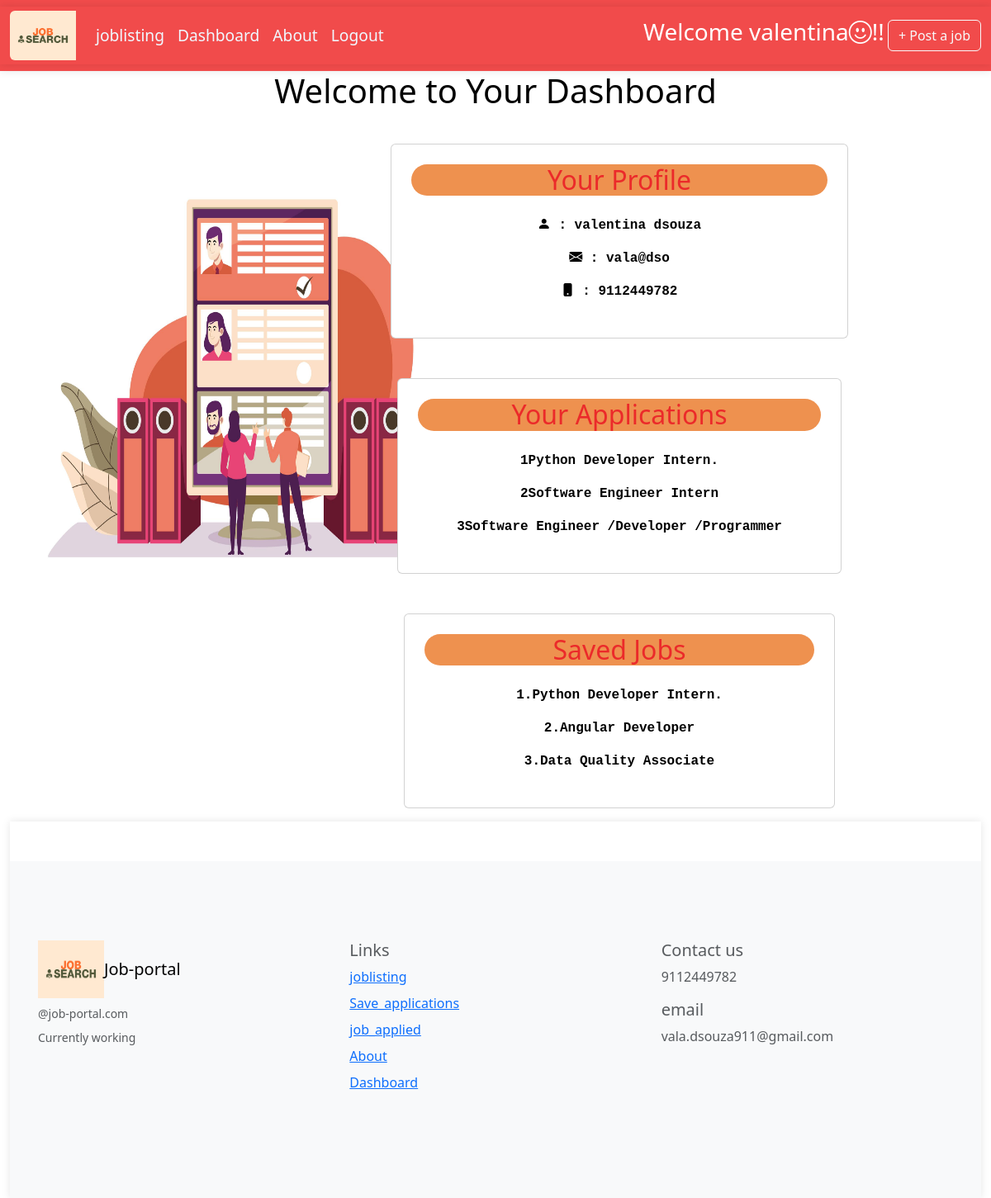
Page /dashboard/ (signed in) on the committed database.
### jobapp/models.py (models this page shows, shortened)
class Userprofile(models.Model):
    user = models.OneToOneField(User,on_delete=models.CASCADE)
    profile_picture = models.ImageField(upload_to='profile_pictures/',blank=True,null=True)
    email = models.EmailField()
    birthdate = models.DateField()
    bio = models.TextField(blank=True,null=True)
    phone_number = models.CharField(max_length=15,blank=False)
    ssc_percentage = models.FloatField(blank=False)
    hsc_percentage = models.FloatField(blank=False)
    degree = models.CharField(max_length=100)
    institution = models.CharField(max_length=100)
    graduation_year = models.IntegerField(null=True,blank=True)
    skills = models.TextField()
    resume = models.FileField(upload_to='resumes/',blank=True)

class jobapplication(models.Model):
    job = models.ForeignKey(jobListing,on_delete=models.CASCADE)
    name = models.CharField(max_length=100)
    email = models.EmailField()
    phone_number = models.CharField(max_length=20)
    cover_letter = models.TextField()
    resume = models.FileField(upload_to='applicant_resumes/')
    applied_date = models.DateTimeField(auto_now=True)

class jobListing(models.Model):
    title = models.CharField(max_length=100)
    location = models.CharField(max_length=100)
    job_type = models.CharField(choices=JOB_TYPE, max_length=20)
    category = models.ForeignKey(Category,related_name='Category', on_delete=models.CASCADE)
    salary = models.CharField(max_length=30,blank=True)
    company_name = models.CharField(max_length=300)
    company_description = models.TextField(blank=True, null=True)
    requirements = models.TextField()
    url = models.URLField(max_length=200)
    last_date = models.DateField()
    is_published = models.BooleanField(default=False)
    is_closed = models.BooleanField(default=False)
    timestamp = models.DateTimeField(auto_now=True)
    special_instructions = models.TextField(blank=True, null=True)
    logo_image = models.ImageField(upload_to='logos')

class save_job(models.Model):
    user = models.ForeignKey(User,on_delete=models.CASCADE)
    job = models.ForeignKey(jobListing,on_delete=models.CASCADE)
    saved_time = models.DateTimeField(auto_now=True)

### jobapp/views.py (the view)
# urls.py: path('dashboard/',views.dashboard,name='dashboard'),
def dashboard(request):
    if request.user.is_authenticated:
        saved_jobs = save_job.objects.filter(user=request.user)[:3]
    if request.user.is_authenticated:
        applied_jobs = jobapplication.objects.filter(email=request.user.email)[:3]
    if request.user.is_authenticated:
        user_profile_instance = Userprofile.objects.filter(user=request.user).first()
    return render(request,'dashboard.html',{'saved_jobs':saved_jobs,'applied_jobs':applied_jobs,'user_profile_instance':user_profile_instance})

### templates/dashboard.html (shortened to what this page needs)
{% extends "base.html" %}
{% load static %}
{% block content1 %}
   <div class="container-fluid ">
    <h1 class="text-center mb-4" style="color:black;">Welcome to Your Dashboard</h1>
    <div class="row">
    <div class="col-lg-3">
      <img src="{% static 'images/job13.jpg' %}" alt="" width="600px" height="600px">
    </div>
   <div class="col-lg-9">
    <div class="row justify-content-center p-3">
      <div class="col-md-8">
        <a href="{% url 'save_application' %}" style="text-decoration: none; color:black;">
          <div class="card p-4 ">
            <h2 class="text-center mb-4 rounded-5 " style="background-color: rgb(238, 145, 79);">Your Profile</h2>
           {% if user_profile_instance %}
           <div class="profile-info text-center " style="font-family:'Courier New', Courier, monospace;">
              <p><strong><i class="bi bi-person-fill"></i>  :   {{user_profile_instance.user.get_full_name}}</p></strong>
               <p><strong><i class="bi bi-envelope-fill"></i>  :  {{user_profile_instance.email}}</p></strong>
              <p><strong><i class="bi bi-phone-fill"></i>  :  {{user_profile_instance.phone_number}}</p></strong>
           </div>
           {% endif %}
        </a>
        </div>
      </div>
    <div class="row justify-content-center mt-5 ">
      <div class="col-md-8">
        <div class="card  p-4">
         <a href="{% url 'job_applied' %}" style="text-decoration: none; color:black;">
          <h2 class="text-center mb-4 rounded-5" style="background-color: rgb(238, 145, 79);">Your Applications</h2>
          <div class="job-applications text-center " style="font-family:'Courier New', Courier, monospace;">
            {% for applied in applied_jobs %}
          <p><strong>{{forloop.counter}}{{applied.job.title}}</strong></p>
          {% endfor %}
          </div>
         </a>
        </div>
      </div>
      <div class="row justify-content-center mt-5">
      <div class="col-md-8">
        <div class="card p-4 " >
         <a href="{% url 'save_application' %}" style="text-decoration: none; color:black;">
          <h2 class="text-center mb-4 rounded-5" style="background-color: rgb(238, 145, 79);">Saved Jobs</h2>
          <div class="saved-jobs text-center " style="font-family:'Courier New', Courier, monospace;">
          {% for saved_job in saved_jobs %}
              <p><strong>{{forloop.counter}}.{{ saved_job.job.title }}</strong></p>
          {% endfor %}
          </div>
        </div>
        </div>
      </div>
    </div>
   </div>
  </div>
  </div>
{% endblock content1 %}

### templates/base.html (shortened to what this page needs)
{% load static %}
<!DOCTYPE html>
<html lang="en">
<head>
    <link href="https://cdn.jsdelivr.net/npm/bootstrap@5.3.3/dist/css/bootstrap.min.css" rel="stylesheet">
    <link rel="stylesheet" href="{% static 'css/styles.css' %}">
    <link rel="stylesheet" href="{% static 'css/joblisting.css' %}">
    <link rel="stylesheet" href="{% static 'css/user_profile.css' %}">
    <link rel="stylesheet" href="{% static 'css/dashboard.css' %}">
    <link rel="stylesheet" href="{% static 'css/job_applied.css' %}">
     <link href="https://cdn.jsdelivr.net/npm/bootstrap-icons@1.7.2/font/bootstrap-icons.css" rel="stylesheet">
</head>
<body>
{% block navbar %}
<div class="container-fluid">
    <div class="row">
        <nav class="navbar navbar-expand-lg nav">
            <div class="container-fluid">
             <a class="navbar-brand" href="{% url 'joblisting' %}">
      <img src="{% static 'images/job-search-high-resolution-logo (2).png' %}" alt="Bootstrap" width="80" height="74"class="img-fluid rounded-start">
    </a>
              <div class="collapse navbar-collapse" id="navbarSupportedContent">
                <ul class="navbar-nav me-auto mb-2 mb-lg-0 ">
                  <li class="nav-item">
                    <a class="nav-link" href="{% url 'joblisting' %}">joblisting</a>
                  </li>
                  <li class="nav-item">
                    <a class="nav-link" href="{% url 'dashboard' %}">Dashboard</a>
                  </li>
                  <li class="nav-item">
                    <a class="nav-link" href="{% url 'about' %}">About</a>
                  </li>
                  {% if user.is_authenticated %}
                  <li class="nav-item">
                    <a class="nav-link" href="{% url 'logout' %}">Logout</a>
                  </li>
                  {% endif %}
                </ul>
                  {% if user.is_authenticated %}
    <h3 style="color:white;">Welcome {{user.first_name}}<i class="bi bi-emoji-smile"></i>!!</h3>
  {% else %}
   <h3>Welcome guest<i class="bi bi-emoji-smile"></i>!!</h3>
  {% endif %}
                  <a href="{% url 'postjob' %}">
                    <button class="btn btn-outline-light" type="submit">+ Post a job</button>
                  </a>
              </div>
            </div>
          </nav>
    </div>
</div>
{% endblock navbar %}
 {% block content1 %}
 {% endblock content1 %}
{% block footer %}
<div class="container-fluid">
    <div class="row">
    <footer class="bd-footer py-4 py-md-5 mt-5 bg-body-tertiary">
        <div class="container py-4 py-md-5 px-4 px-md-3 text-body-secondary">
          <div class="row">
            <div class="col-lg-3 mb-3">
              <a class="d-inline-flex align-items-center mb-2 text-body-emphasis text-decoration-none" href="/" aria-label="Bootstrap">
               <img src="{% static 'images/job-search-high-resolution-logo (2).png' %}" alt="Bootstrap" width="80" height="70">
                <span class="fs-5">Job-portal</span>
              </a>
              <ul class="list-unstyled small">
                <li class="mb-2">@job-portal.com</li>
                <li class="mb-2">Currently working</li>
              </ul>
            </div>
            <div class="col-6 col-lg-2 offset-lg-1 mb-3">
              <h5>Links</h5>
              <ul class="list-unstyled">
                <li class="mb-2"><a href="{% url 'joblisting' %}">joblisting</a></li>
                <li class="mb-2"><a href="{% url 'save_application' %}">Save_applications</a></li>
                <li class="mb-2"><a href="{% url 'job_applied' %}">job_applied</a></li>
                <li class="mb-2"><a href="{% url 'about' %}">About</a></li>
                <li class="mb-2"><a href="{% url 'dashboard' %}">Dashboard</a></li>
              </ul>
            </div>
            <div class="col-6 col-lg-2 offset-lg-2 mb-3">
            <h5>Contact us</h5>
            <ul class="list-unstyled">
              <li>9112449782</li>
              </ul>
              <h5>email</h5>
              <ul class="list-unstyled">
                <li>vala.dsouza911@gmail.com</li>
                </ul>
                </div>
          </div>
        </div>
      </footer>
    </div>
</div>
{% endblock footer %}
</body>
</html>

### static/css/styles.css (style rules this page uses)
.navbar { background-color: rgba(241, 72, 72, 0.982); }
.navbar a { color: aliceblue; font-size: larger; }

### static/css/user_profile.css (style rules this page uses)
.container-fluid { box-shadow: 0 0 10px rgba(0, 0, 0, 0.1); }

### static/css/dashboard.css (style rules this page uses)
h2 { color: #f6dbdb; }
h2 { color: rgb(235, 42, 42); }
.profile-info { margin-bottom: 20px; }
.job-applications { margin-bottom: 20px; }
.saved-jobs { margin-bottom: 20px; }

### rows in the picture
Userprofile: user.get_full_name "valentina dsouza", email "vala@dso", phone_number "9112449782"
jobapplication: job "Python Developer Intern."
jobapplication: job "Software Engineer Intern"
jobapplication: job "Software Engineer /Developer /Programmer"
save_job: job "Python Developer Intern."
save_job: job "Angular Developer"
save_job: job "Data Quality Associate"

### other values in the picture
{{ user.first_name }} "valentina"
